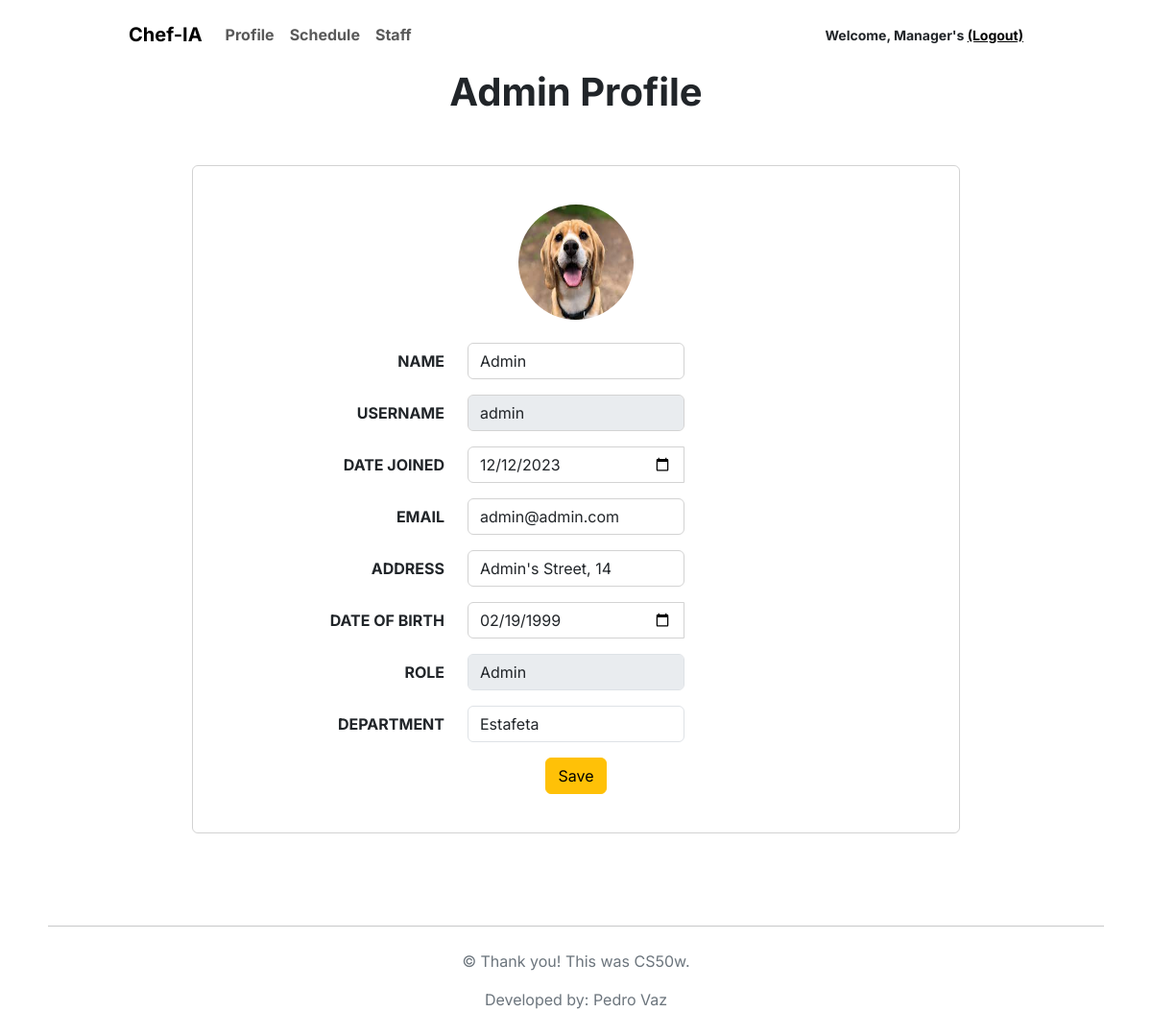
The page /profile/1/ (signed in) on the database its author committed.
### chefiapp/models.py (models this page shows)
class User(AbstractUser):
    role = models.CharField(_('role'), max_length=20, choices=ROLE_CHOICES, blank=True)
    name = models.CharField(_('name'), max_length=120, blank=True)
    address = models.CharField(_('address'), max_length=255, blank=True)
    date_of_birth = models.DateField(_('date of birth'), blank=True, null=True)
    department = models.CharField(_('department'), max_length=20, choices=DEPARTMENT_CHOICES, blank=True)
    departments = models.ManyToManyField(Department, related_name='users', blank=True)
    is_staff = models.BooleanField(_('staff status'), default=True)
    is_active = models.BooleanField(_('active'), default=True)
    date_joined = models.DateField(_('date joined'), blank=True, null=True)

### chefiapp/views.py (the view)
# urls.py: path("profile/<int:id>/", views.profile_view, name="profile"),
@login_required
def profile_view(request, id):
    if request.user.is_authenticated:
        user = User.objects.get(pk=id)
        role_choices = ROLE_CHOICES
        department_choices = DEPARTMENT_CHOICES
        actualUser = request.user
        newDateJoined = None
        newDateOfBirth = None
        today = date.today()
        actualUser_json = json.dumps({
            'id': actualUser.id,
            'username': actualUser.username,
            'role': actualUser.role,  # Replace this with your actual attribute names
            'department': actualUser.department,  # Replace this with your actual attribute names
        })
        if request.method == "POST":
            if actualUser.role in ['management', 'admin'] or actualUser == User.objects.get(pk=id):
                form_data = request.POST
                email = form_data.get("email")
                name = form_data.get("name")
                address = form_data.get("address")
                department = form_data.get("department")
                form_date_of_birth = form_data.get("date_of_birth")
                dateJoined = form_data.get("dateJoined")
                try:
                    if form_date_of_birth:
                        newDateOfBirth = datetime.strptime(form_date_of_birth, '%Y-%m-%d').date()
                    if dateJoined:
                        newDateJoined = datetime.strptime(dateJoined, '%Y-%m-%d').date()
                    if newDateJoined or newDateOfBirth:
                        age_at_hiring = newDateJoined.year - newDateOfBirth.year - ((newDateJoined.month, newDateJoined.day) < (newDateOfBirth.month, newDateOfBirth.day))
                        if (newDateJoined.month, newDateJoined.day) < (newDateOfBirth.month, newDateOfBirth.day):
                            age_at_hiring -= 1  # Subtract 1 if the hiring date is before the birth date in the same year
                            print(age_at_hiring)
                        if newDateJoined > today:
                            error_message = "Invalid date: The joined date cannot be in the future."
                            return render(request, 'chefiapp/profile.html',
                                {'form_user': user,
                                'role_choices': role_choices,
                                'department_choices': department_choices,
                                'actualUser': actualUser_json,
                                'message_type': "error",
                                "message": error_message
                            })
                        if age_at_hiring < 16:
                            error_message = "Invalid age. We don't hire kids :)"
                            return render(request, 'chefiapp/profile.html',
                                {'form_user': user,
                                'role_choices': role_choices,
                                'department_choices': department_choices,
                                'actualUser': actualUser_json,
                                'message_type': "error",
                                "message": error_message
                            })
                except ValueError as e:
                    error_message = f"Error: {e}. Please provide the date in the format YYYY-MM-DD."
                    return render(request, 'chefiapp/profile.html', {
                        'form_user': user, 'role_choices': role_choices,
                        'department_choices': department_choices,
                        'actualUser': actualUser_json,
                        'message_type': "error",
                        "message": error_message})
                changes = {}
                if newDateJoined != user.date_joined and newDateJoined is not None:
                    changes['date_joined'] = newDateJoined
                if newDateOfBirth != user.date_of_birth and newDateOfBirth is not None:
                    changes['date_of_birth'] = newDateOfBirth
                if user.email != email and email is not None:
                    changes['email'] = email
                if user.name != name and name is not None:
                    changes['name'] = name
                if user.address != address and address is not None:
                    changes['address'] = address
                if user.department != department and department is not None:
                    changes['department'] = department
                if not changes:  # If no changes detected
                    return render(request, 'chefiapp/profile.html',
                        {'form_user': user,
                        'role_choices': role_choices,
                        'department_choices': department_choices,
                        'actualUser': actualUser_json,
                        'message_type': "info",
                        "message": "No changes detected"
                    })
                try:
                    User.objects.filter(pk=id).update(**changes)
                    user.refresh_from_db()  # Refresh the user object after update
                    return render(request, 'chefiapp/profile.html', {
                        'actualUser':actualUser_json,
                        'form_user':user,
                        'role_choices': role_choices,
                        'department_choices': department_choices,
                        'message_type': "success",
                        "message":"User changed successfully"
                    })
                except ValidationError as e:
                    error_message = str(e)
                    return render(request, 'chefiapp/profile.html', {
                        'form_user': user,
                        'role_choices': role_choices,
                        'department_choices': department_choices,
                        'actualUser':actualUser_json,
                        "message": error_message  # Pass the error message to the template
                    })
            else:
                return render(request, 'chefiapp/profile.html', {
                    "message":"You are trying to change data you don't have permissions!"
                })
        else:
            return render(request, 'chefiapp/profile.html', {
                'form_user':user,
                'role_choices': role_choices,
                'department_choices': department_choices,
                'actualUser':actualUser_json,
            })
    else:
        HttpResponseRedirect(reverse('login'))

### chefiapp/templates/chefiapp/profile.html (shortened to what this page needs)
{% extends "chefiapp/layout.html" %}
{% block body %}
    <h1 class="text-center">{{form_user.name}} Profile</h1>
    <div style="margin-top: 52px;" class="container-fluid d-flex justify-content-center align-items-center">
        <div class="row mb-4">
            <div class="card text-center bg-transparent" style="width: 50rem;">
                <div class="card-body p-4">
                    <div class="p-3">
                        <a href=""><img src="/static/chefiapp/image.jpeg" class="img-fluid rounded-circle" alt="Profile Picture" style="width: 120px; height: 120px;"></a>
                    </div>
                {% if user.is_authenticated %}
                    <form action="" method="post" class="mb-3 pt-2">
                        <div class="form-group row mb-3">
                            <label class="col-sm-4 col-form-label text-end">NAME</label>
                            <div class="col-sm-4">
                                <input id="nameInput" value="{{form_user.name}}" class="form-control" style="border: 0.5px solid lightgray;" type="text" name="name" >
                            </div>
                        </div>
                        <div class="form-group row mb-3">
                            <label class="col-sm-4 col-form-label text-end">USERNAME</label>
                            <div class="col-sm-4">
                                <input id="usernameInput" value="{{ form_user.username }}" class="form-control" style="border: 0.5px solid lightgray;" type="text" name="username" >
                            </div>
                        </div>
                        <div class="form-group row mb-3">
                            <label class="col-sm-4 col-form-label text-end">DATE JOINED</label>
                            <div class="col-sm-4">
                                <div class="input-group">
                                    <input id="datejoinedInput" value="{{ form_user.date_joined| date:'Y-m-d'}}" class="form-control" style="border: 0.5px solid lightgray;" type="date" name="dateJoined">
                                </div>
                            </div>
                        </div>
                        <div class="form-group row mb-3">
                            <label class="col-sm-4 col-form-label text-end">EMAIL</label>
                            <div class="col-sm-4">
                                <input id="emailInput" value="{{form_user.email}}" class="form-control" style="border: 0.5px solid lightgray;" type="text" name="email" >
                            </div>
                        </div>
                        <div class="form-group row mb-3">
                            <label class="col-sm-4 col-form-label text-end">ADDRESS</label>
                            <div class="col-sm-4">
                                <input id="addressInput" value="{{form_user.address}}" class="form-control" style="border: 0.5px solid lightgray;" type="text" name="address" >
                            </div>
                        </div>
                        <div class="form-group row mb-3">
                            <label class="col-sm-4 col-form-label text-end">DATE OF BIRTH</label>
                            <div class="col-sm-4">
                                <div class="input-group">
                                    <input id="dateofbirthInput" value="{{ form_user.date_of_birth| date:'Y-m-d'}}" class="form-control" style="border: 0.5px solid lightgray;" type="date" name="date_of_birth">
                                </div>
                            </div>
                        </div>
                        <div class="form-group row mb-3">
                            <label class="col-sm-4 col-form-label text-end">ROLE</label>
                            <div class="col-sm-4">
                                <select id="roleInput" name="role" class="form-control dropdown-toggle" data-toggle="dropdown">
                                    {% for choice in role_choices %}
                                        <option value="{{ choice.0 }}"
                                        {% if choice.0 == form_user.role %}
                                            selected
                                        {% endif %}
                                        >{{ choice.1 }}</option>
                                    {% endfor %}
                                </select>
                            </div>
                        </div>
                        <div class="form-group row mb-3">
                            <label class="col-sm-4 col-form-label text-end">DEPARTMENT</label>
                            <div class="col-sm-4">
                                <select id="departmentInput" name="department" class="form-control">
                                    {% for choice in department_choices %}
                                        <option value="{{ choice.0 }}"
                                        {% if choice.0 == form_user.department %}
                                            selected
                                        {% endif %}>
                                        {{ choice.1 }}
                                        </option>
                                    {% endfor %}
                                </select>
                            </div>
                        </div>
                    <button class="btn btn-warning btn-block" type="submit">Save</button>
                    </form>
                {% endif %}
                </div>
            </div>
        </div>
    </div>
{% endblock %}

### chefiapp/templates/chefiapp/layout.html (shortened to what this page needs)
{% load static %}
<!DOCTYPE html>
<html lang="en">
<head>
    <link href="https://cdn.jsdelivr.net/npm/bootstrap@5.3.2/dist/css/bootstrap.min.css" rel="stylesheet">
    <link href="{% static 'chefiapp/styles.css' %}" rel="stylesheet">
    <link href="https://cdn.jsdelivr.net/npm/handsontable/dist/handsontable.full.min.css" rel="stylesheet">
</head>
<body
    style="
        margin-left: 50px;
        margin-right: 50px;
">
    <nav class="navbar navbar-expand-lg sticky-top" style="padding-left: 72px; margin-top: 8px; margin-bottom: 8px">
        <div class="container-fluid">
            <a class="navbar-brand" href="{% url 'index' %}">Chef-IA</a>
            {% if user.is_authenticated %}
                <div class="collapse navbar-collapse" id="navbarNavAltMarkup">
                    <div class="navbar-nav">
                        <a class="nav-link" aria-current="page" href="{% url 'profile' user.id %}"><strong>Profile</strong></a>
                        <a class="nav-link" href="{% url 'schedule' user=user.id %}"><strong>Schedule</strong></a>
                        <a class="nav-link" href="{% url 'staff' %}"><strong>Staff</strong></a>
                    </div>
                </div>
                <div class="d-flex align-items-center" style="padding-right: 72px">
                            <small>
                                Welcome, {{ user.name }} <a class="text-black" href="{% url 'logout' %}">(Logout)</a>
                            </small>
                </div>
            {% endif %}
        </div>
    </nav>
    <div class="body" style="min-height: 460px">
        {% block body %}
        {% endblock %}
    </div>
    <footer class="my-4 py-4 text-center">
        <hr class="my-4">
        <p class="text-secondary">© Thank you! This was CS50w.</p>
        <p class="text-secondary">Developed by: Pedro Vaz</p>
    </footer>
</body>
</html>

### chefiapp/static/chefiapp/styles.css (style rules this page uses)
body, span { font-family: 'Inter', sans-serif; }
h1, h2, h3, strong, a, div { font-family: 'Inter', sans-serif; font-weight: 700; }
p { font-family: 'Inter', sans-serif; font-weight: 400; }

### rows shown on the page
User: name "Manager's"
User: name "Admin", username "admin", dateJoined "12/12/2023", email "admin@admin.com", address "Admin's Street, 14", date_of_birth "02/19/1999", role "Admin", department "Estafeta"
